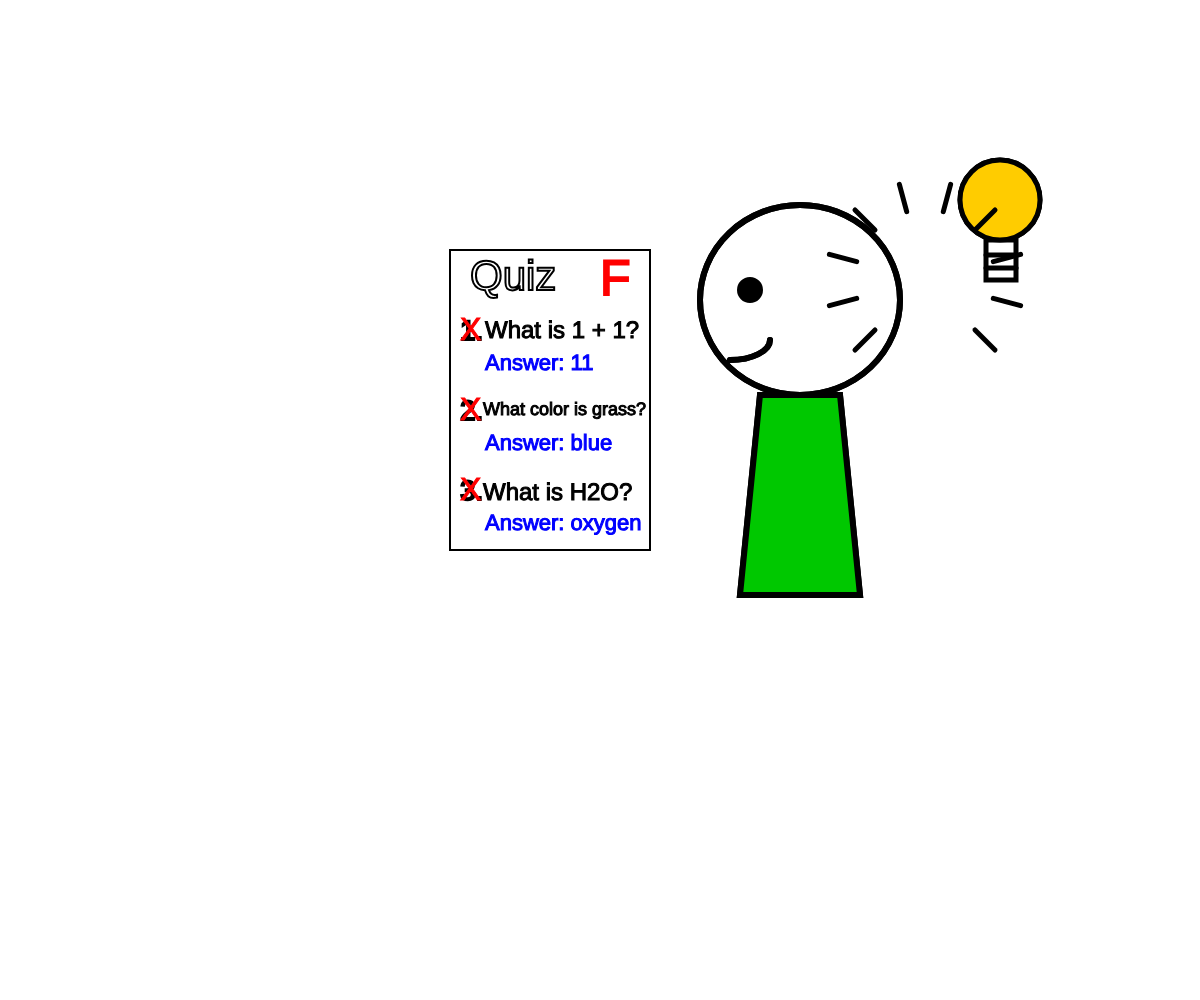
Frame 1 (no input)
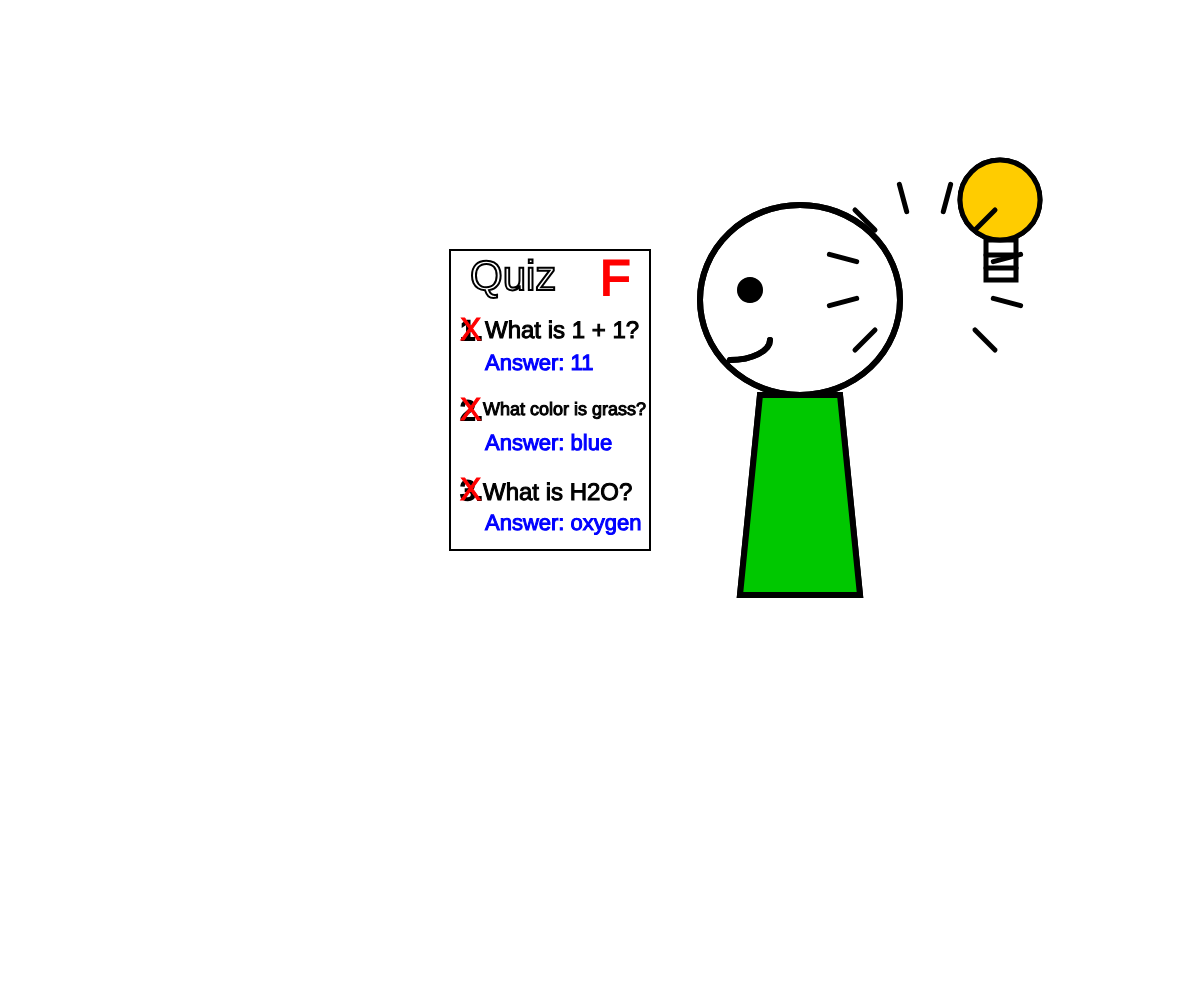
Frame 60 (no input)
Frame 120 (the mouse pressed at the canvas centre since frame 60): identical to frame 60, image omitted

The p5.js sketch that drew these frames (run headless with seeded random() and noise() and a simulated clock; from frame 60 on, the mouse is pressed at the canvas centre):

// p5.js sketch
// ── sketch.js
let ming;
let quizA;

function setup() {
  createCanvas(windowWidth, windowHeight);
  mingA = new Person(800, 300, 1, true);
  quiz = new ReportCard(450, 250, 1, 'Quiz');
  idea = new Lightbulb();
}

function draw() {
  background(255);
  fill(0);

  mingA.display();
  mingA.update();
  mingA.display();

  quiz.display();
  idea.makeShape();
  idea.lightUp();
}

// ── bell.js
class Bell{
	
}
// ── lightBulb.js
class Lightbulb {
	constructor(){
		this.x = 1000;
		this.y = 200;
	}

	makeShape(){ // make outline 
		stroke(0);
		strokeWeight(5);
		noFill();
		ellipse(this.x, this.y, 80, 80);

		fill(255);
		rect(this.x - 14, this.y + 40, 30, 40);
		line(this.x - 14, this.y + 55, this.x + 16, this.y + 55);
		line(this.x - 14, this.y + 68, this.x + 16, this.y + 68);
	}

	lightUp(){
		this.fillShape();
		this.lines();
	}
	
	fillShape(){ //light up lightbulb
		fill(255, 204, 0);
		ellipse(this.x, this.y, 80, 80);
	}

	lines(){ 
		stroke(0);
		strokeWeight(5);
		translate(325, -220);//translate to the right place 
		translate(width/2, height/2); //translate to center to make lines 
  		rotate(PI/3);
  		for (let i = 0; i <20; i += 2){
    		rotate(PI / 6);
  			line(70, 70, 50, 50);
		}
	}
}
// ── person.js
class Person {
	constructor(xPos, yPos, size, mood){
		this.x = xPos;
		this.y = yPos;
		this.s = size;
		//this.d = direction
		this.m = mood; //boolean true = good mood, and false = bad mood
	}

	display(){
		this.makeEye();
		this.makeMouse();
		this.makeHead();
		this.makeBody();
	}

	/*changeMood(){ 
		if(this.m){
			this.m = false;
			this.makeEye();
			this.makeMouse();
		} else {
			this.m = true;
			this.makeEye();
			this.makeMouse();
		}
	}*/

	update(){
		this.m = true;
	}

	updateBad(){
		this.m = false;	
	}

	makeEye() {
		stroke(0);
		if(this.m){
			fill(0);
			ellipse(this.x - 50 * this.s, this.y - 10 * this.s, 20 * this.s, 20 * this.s);
		} else {
			stroke(0);
			strokeWeight(6 * this.s);
			//arc(this.x - 50 * this.s, this.y - 5 * this.s, 50 * this.s, 20 * this.s, 0, HALF_PI);
			line(this.x - 50 * this.s, this.y - 5 * this.s, this.x - 30 * this.s, this.y - 10 * this.s);
		}
	}

	makeMouse(){
		stroke(0);
		strokeWeight(6 * this.s);
		if(this.m){
			stroke(0);
			noFill();
			arc(this.x - 70 * this.s, this.y + 40 * this.s, 80 * this.s, 40 * this.s, 0, HALF_PI);
		} else{
			line(this.x - 90 * this.s, this.y + 40 * this.s, this.x - 25 * this.s, this.y + 60 * this.s);
		}
	}

	makeHead(){
		stroke(0);
		noFill();
		strokeWeight(6 * this.s);
		stroke(0);
		ellipse(this.x, this.y, 200 * this.s, 190 * this.s);

		//nose
	}

	makeBody(){
		stroke(0);
		let x1 = this.x - 40 * this.s;
		let y1 = this.y + 95 * this.s;
		fill(0, 200, 0);
		quad(x1, y1, x1 + 80 * this.s, y1, x1 + 100 * this.s, y1 + 200 * this.s, x1 - 20 * this.s, y1 + 200 * this.s);

		//arms 

	}
}	








// ── reportCard.js
class ReportCard{
	constructor(xPos, yPos, size, name){
		//sthis.x = xPos;
		//this.y = yPos;
		this.s = size;
		this.n = name;

		this.p = new createVector(xPos, yPos);
		this.v = new createVector();
	}

	changeGrade(){
		textSize(50 * this.s);
		strokeWeight(1 * this.s)
		stroke(255, 0, 0);
		fill(255,0,0);
		text('B', this.p.x + 150 * this.s, this.p.y + 45 * this.s);
	}

	display(){
		this.makeReportCard();
	}

	setVectorP(xPos, yPos){
		this.p.set(xPos, yPos);
	}

	setVectorV(xSpeed, ySpeed){
		this.v.set(xSpeed, ySpeed); 
	}

	move(x, y, size){ 
		if(this.p.x <= x){
			this.v.x = 0;
		} 
		if (this.p.y <= y){
			this.v.y = 0;
		}

		this.p.sub(this.v);

		if(this.s > size){
			this.s = this.s - 0.01;
		}
	}

	check(){ //slightly different (maybe better checking machinism)
		if(this.v.x == 0 && this.v.y == 0){ // check if the move function change the velocity to zero. 
			return true;
		} else {
			return false;
		}
	}

//I didn't change the questions and answers for the quizes because of how this class was built.
	makeReportCard(){
		//paper
		noFill();
		strokeWeight(2 * this.s);
		stroke(0);
		rect(this.p.x, this.p.y, 200 * this.s, 300 * this.s);

		//name 
		textSize(42 * this.s);
		strokeWeight(2 * this.s);
		text(this.n, this.p.x + 20 * this.s, this.p.y + 40 * this.s);

		//F
		textSize(50 * this.s);
		stroke(255, 0, 0);
		fill(255,0,0);
		text('F', this.p.x + 150 * this.s, this.p.y + 45 * this.s);

		//1. 
		textSize(28* this.s);
		stroke(0);
		fill(0);
		text('1.', this.p.x + 10 * this.s, this.p.y + 90 * this.s);
		//1. question
		textSize(24* this.s);	
		strokeWeight(1* this.s);
		text('What is 1 + 1?', this.p.x + 35 * this.s, this.p.y + 88 * this.s);
		//1.answer 
		textSize(22* this.s);
		stroke(0,0,255);
		fill(0, 0, 255);
		text('Answer: 11', this.p.x + 35 * this.s, this.p.y + 120 * this.s);
		// X
		textSize(32* this.s);
		stroke(255, 0, 0);
		fill(255, 0, 0);
		text('X', this.p.x + 10 * this.s, this.p.y + 90 * this.s);	

		//2.
		stroke(0);
		strokeWeight(2* this.s);
		textSize(28* this.s);
		stroke(0);
		fill(0);
		text('2.', this.p.x + 10 * this.s, this.p.y + 170 * this.s);	
		//2. quetion 
		textSize(18* this.s);	
		strokeWeight(1* this.s);
		text('What color is grass?', this.p.x + 33 * this.s, this.p.y + 165 * this.s);
		//2.answer 
		textSize(22* this.s);
		stroke(0,0,255);
		fill(0, 0, 255);
		text('Answer: blue', this.p.x + 35 * this.s, this.p.y + 200 * this.s);
		//X
		textSize(32* this.s);
		stroke(255, 0, 0);
		fill(255, 0, 0);
		text('X', this.p.x + 10 * this.s, this.p.y + 170 * this.s);	

		//3.
		strokeWeight(2* this.s);
		textSize(28* this.s);
		stroke(0);
		fill(0);
		text('3.', this.p.x + 10 * this.s, this.p.y + 250 * this.s);
		//3. quetion 
		textSize(24* this.s);	
		strokeWeight(1* this.s);
		text('What is H2O?', this.p.x + 33 * this.s, this.p.y + 250 * this.s);
		//3.answer 
		textSize(22* this.s);
		stroke(0,0,255);
		fill(0, 0, 255);
		text('Answer: oxygen', this.p.x + 35 * this.s, this.p.y + 280 * this.s);
		//X
		textSize(32* this.s);
		stroke(255, 0, 0);
		fill(255, 0, 0);
		text('X', this.p.x + 10 * this.s, this.p.y + 250 * this.s);		
	}
}
